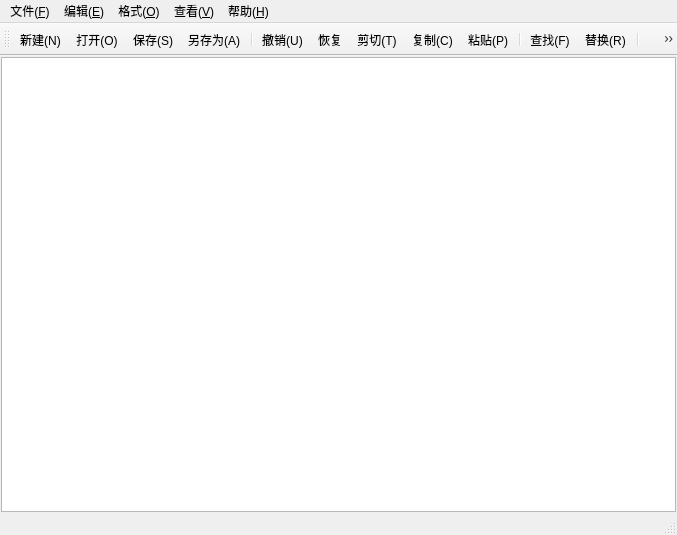
<?xml version="1.0" encoding="UTF-8"?>
<ui version="4.0">
 <class>MainWindow</class>
 <widget class="QMainWindow" name="MainWindow">
  <property name="geometry">
   <rect>
    <x>0</x>
    <y>0</y>
    <width>677</width>
    <height>535</height>
   </rect>
  </property>
  <property name="windowTitle">
   <string>MainWindow</string>
  </property>
  <widget class="QWidget" name="centralwidget">
   <layout class="QGridLayout" name="gridLayout">
    <property name="leftMargin">
     <number>1</number>
    </property>
    <property name="topMargin">
     <number>1</number>
    </property>
    <property name="rightMargin">
     <number>1</number>
    </property>
    <property name="bottomMargin">
     <number>1</number>
    </property>
    <item row="0" column="0">
     <widget class="CodeEditor" name="textEdit"/>
    </item>
   </layout>
  </widget>
  <widget class="QMenuBar" name="menubar">
   <property name="geometry">
    <rect>
     <x>0</x>
     <y>0</y>
     <width>677</width>
     <height>24</height>
    </rect>
   </property>
   <widget class="QMenu" name="menu_F">
    <property name="title">
     <string>文件(&amp;F)</string>
    </property>
    <addaction name="actNew"/>
    <addaction name="actOpen"/>
    <addaction name="actSave"/>
    <addaction name="actSaveAs"/>
    <addaction name="separator"/>
    <addaction name="actExit"/>
   </widget>
   <widget class="QMenu" name="menu_E">
    <property name="title">
     <string>编辑(&amp;E)</string>
    </property>
    <addaction name="actUndo"/>
    <addaction name="actRedo"/>
    <addaction name="actCut"/>
    <addaction name="actCopy"/>
    <addaction name="actPaste"/>
    <addaction name="separator"/>
    <addaction name="actFind"/>
    <addaction name="actReplace"/>
    <addaction name="separator"/>
    <addaction name="actSelectAll"/>
   </widget>
   <widget class="QMenu" name="menu_O">
    <property name="title">
     <string>格式(&amp;O)</string>
    </property>
    <addaction name="actLineWrap"/>
    <addaction name="actShowLineNumber"/>
    <addaction name="actFont"/>
    <addaction name="actSetFontColor"/>
    <addaction name="separator"/>
    <addaction name="actSetFontBackgroundColor"/>
    <addaction name="actSetEditorBackgroundColor"/>
   </widget>
   <widget class="QMenu" name="menu_V">
    <property name="title">
     <string>查看(&amp;V)</string>
    </property>
    <addaction name="actShowToolsBar"/>
    <addaction name="actShowStatusBar"/>
   </widget>
   <widget class="QMenu" name="menu_H">
    <property name="title">
     <string>帮助(&amp;H)</string>
    </property>
    <addaction name="actAbout"/>
   </widget>
   <addaction name="menu_F"/>
   <addaction name="menu_E"/>
   <addaction name="menu_O"/>
   <addaction name="menu_V"/>
   <addaction name="menu_H"/>
  </widget>
  <widget class="QStatusBar" name="statusbar"/>
  <widget class="QToolBar" name="toolBar">
   <property name="windowTitle">
    <string>toolBar</string>
   </property>
   <attribute name="toolBarArea">
    <enum>TopToolBarArea</enum>
   </attribute>
   <attribute name="toolBarBreak">
    <bool>false</bool>
   </attribute>
   <addaction name="actNew"/>
   <addaction name="actOpen"/>
   <addaction name="actSave"/>
   <addaction name="actSaveAs"/>
   <addaction name="separator"/>
   <addaction name="actUndo"/>
   <addaction name="actRedo"/>
   <addaction name="actCut"/>
   <addaction name="actCopy"/>
   <addaction name="actPaste"/>
   <addaction name="separator"/>
   <addaction name="actFind"/>
   <addaction name="actReplace"/>
   <addaction name="separator"/>
   <addaction name="actFont"/>
   <addaction name="actShowLineNumber"/>
   <addaction name="actLineWrap"/>
   <addaction name="separator"/>
   <addaction name="actShowToolsBar"/>
   <addaction name="actShowStatusBar"/>
  </widget>
  <action name="actNew">
   <property name="icon">
    <iconset resource="res.qrc">
     <normaloff>:/images/New.svg</normaloff>:/images/New.svg</iconset>
   </property>
   <property name="text">
    <string>新建(&amp;N)</string>
   </property>
   <property name="toolTip">
    <string>新建</string>
   </property>
   <property name="shortcut">
    <string>Ctrl+N</string>
   </property>
   <property name="menuRole">
    <enum>QAction::MenuRole::NoRole</enum>
   </property>
  </action>
  <action name="actOpen">
   <property name="icon">
    <iconset resource="res.qrc">
     <normaloff>:/images/Open.svg</normaloff>:/images/Open.svg</iconset>
   </property>
   <property name="text">
    <string>打开(&amp;O)</string>
   </property>
   <property name="toolTip">
    <string>打开</string>
   </property>
   <property name="shortcut">
    <string>Ctrl+O</string>
   </property>
   <property name="menuRole">
    <enum>QAction::MenuRole::NoRole</enum>
   </property>
  </action>
  <action name="actSave">
   <property name="icon">
    <iconset resource="res.qrc">
     <normaloff>:/images/Save.svg</normaloff>:/images/Save.svg</iconset>
   </property>
   <property name="text">
    <string>保存(&amp;S)</string>
   </property>
   <property name="toolTip">
    <string>保存</string>
   </property>
   <property name="shortcut">
    <string>Ctrl+S</string>
   </property>
   <property name="menuRole">
    <enum>QAction::MenuRole::NoRole</enum>
   </property>
  </action>
  <action name="actSaveAs">
   <property name="icon">
    <iconset resource="res.qrc">
     <normaloff>:/images/SaveAs.svg</normaloff>:/images/SaveAs.svg</iconset>
   </property>
   <property name="text">
    <string>另存为(&amp;A)</string>
   </property>
   <property name="toolTip">
    <string>另存为</string>
   </property>
   <property name="menuRole">
    <enum>QAction::MenuRole::NoRole</enum>
   </property>
  </action>
  <action name="actExit">
   <property name="icon">
    <iconset resource="res.qrc">
     <normaloff>:/images/Exit.svg</normaloff>:/images/Exit.svg</iconset>
   </property>
   <property name="text">
    <string>退出(&amp;X)</string>
   </property>
   <property name="toolTip">
    <string>退出</string>
   </property>
   <property name="menuRole">
    <enum>QAction::MenuRole::NoRole</enum>
   </property>
  </action>
  <action name="actUndo">
   <property name="icon">
    <iconset resource="res.qrc">
     <normaloff>:/images/Undo.svg</normaloff>:/images/Undo.svg</iconset>
   </property>
   <property name="text">
    <string>撤销(&amp;U)</string>
   </property>
   <property name="toolTip">
    <string>撤销</string>
   </property>
   <property name="shortcut">
    <string>Ctrl+Z</string>
   </property>
   <property name="menuRole">
    <enum>QAction::MenuRole::NoRole</enum>
   </property>
  </action>
  <action name="actCut">
   <property name="icon">
    <iconset resource="res.qrc">
     <normaloff>:/images/Cut.svg</normaloff>:/images/Cut.svg</iconset>
   </property>
   <property name="text">
    <string>剪切(&amp;T)</string>
   </property>
   <property name="toolTip">
    <string>剪切</string>
   </property>
   <property name="shortcut">
    <string>Ctrl+X</string>
   </property>
   <property name="menuRole">
    <enum>QAction::MenuRole::NoRole</enum>
   </property>
  </action>
  <action name="actCopy">
   <property name="icon">
    <iconset resource="res.qrc">
     <normaloff>:/images/Copy.svg</normaloff>:/images/Copy.svg</iconset>
   </property>
   <property name="text">
    <string>复制(&amp;C)</string>
   </property>
   <property name="toolTip">
    <string>复制</string>
   </property>
   <property name="shortcut">
    <string>Ctrl+C</string>
   </property>
   <property name="menuRole">
    <enum>QAction::MenuRole::NoRole</enum>
   </property>
  </action>
  <action name="actPaste">
   <property name="icon">
    <iconset resource="res.qrc">
     <normaloff>:/images/Paste.svg</normaloff>:/images/Paste.svg</iconset>
   </property>
   <property name="text">
    <string>粘贴(&amp;P)</string>
   </property>
   <property name="toolTip">
    <string>粘贴</string>
   </property>
   <property name="shortcut">
    <string>Ctrl+V</string>
   </property>
   <property name="menuRole">
    <enum>QAction::MenuRole::NoRole</enum>
   </property>
  </action>
  <action name="actFind">
   <property name="icon">
    <iconset resource="res.qrc">
     <normaloff>:/images/Find.svg</normaloff>:/images/Find.svg</iconset>
   </property>
   <property name="text">
    <string>查找(&amp;F)</string>
   </property>
   <property name="toolTip">
    <string>查找</string>
   </property>
   <property name="shortcut">
    <string>Ctrl+F</string>
   </property>
   <property name="menuRole">
    <enum>QAction::MenuRole::NoRole</enum>
   </property>
  </action>
  <action name="actReplace">
   <property name="icon">
    <iconset resource="res.qrc">
     <normaloff>:/images/Replace.svg</normaloff>:/images/Replace.svg</iconset>
   </property>
   <property name="text">
    <string>替换(&amp;R)</string>
   </property>
   <property name="toolTip">
    <string>替换</string>
   </property>
   <property name="shortcut">
    <string>Ctrl+H</string>
   </property>
   <property name="menuRole">
    <enum>QAction::MenuRole::NoRole</enum>
   </property>
  </action>
  <action name="actFont">
   <property name="icon">
    <iconset resource="res.qrc">
     <normaloff>:/images/Font.svg</normaloff>:/images/Font.svg</iconset>
   </property>
   <property name="text">
    <string>字体(&amp;F)</string>
   </property>
   <property name="toolTip">
    <string>字体</string>
   </property>
   <property name="menuRole">
    <enum>QAction::MenuRole::NoRole</enum>
   </property>
  </action>
  <action name="actRedo">
   <property name="icon">
    <iconset resource="res.qrc">
     <normaloff>:/images/Redo.svg</normaloff>:/images/Redo.svg</iconset>
   </property>
   <property name="text">
    <string>恢复</string>
   </property>
   <property name="toolTip">
    <string>恢复</string>
   </property>
   <property name="shortcut">
    <string>Ctrl+Shift+Z</string>
   </property>
   <property name="menuRole">
    <enum>QAction::MenuRole::NoRole</enum>
   </property>
  </action>
  <action name="actSelectAll">
   <property name="icon">
    <iconset resource="res.qrc">
     <normaloff>:/images/SelectAll.svg</normaloff>:/images/SelectAll.svg</iconset>
   </property>
   <property name="text">
    <string>全选(&amp;A)</string>
   </property>
   <property name="toolTip">
    <string>全选</string>
   </property>
   <property name="shortcut">
    <string>Ctrl+A</string>
   </property>
   <property name="menuRole">
    <enum>QAction::MenuRole::NoRole</enum>
   </property>
  </action>
  <action name="actShowToolsBar">
   <property name="icon">
    <iconset resource="res.qrc">
     <normaloff>:/images/ToolsBar.svg</normaloff>:/images/ToolsBar.svg</iconset>
   </property>
   <property name="text">
    <string>工具栏(&amp;T)</string>
   </property>
   <property name="toolTip">
    <string>工具栏</string>
   </property>
   <property name="menuRole">
    <enum>QAction::MenuRole::NoRole</enum>
   </property>
  </action>
  <action name="actShowStatusBar">
   <property name="icon">
    <iconset resource="res.qrc">
     <normaloff>:/images/StatusBar.svg</normaloff>:/images/StatusBar.svg</iconset>
   </property>
   <property name="text">
    <string>状态栏(&amp;S)</string>
   </property>
   <property name="toolTip">
    <string>状态栏</string>
   </property>
   <property name="menuRole">
    <enum>QAction::MenuRole::NoRole</enum>
   </property>
  </action>
  <action name="actAbout">
   <property name="icon">
    <iconset resource="res.qrc">
     <normaloff>:/images/About.svg</normaloff>:/images/About.svg</iconset>
   </property>
   <property name="text">
    <string>关于(&amp;A)</string>
   </property>
   <property name="toolTip">
    <string>关于</string>
   </property>
   <property name="menuRole">
    <enum>QAction::MenuRole::NoRole</enum>
   </property>
  </action>
  <action name="actShowLineNumber">
   <property name="icon">
    <iconset resource="res.qrc">
     <normaloff>:/images/ShowLine.svg</normaloff>:/images/ShowLine.svg</iconset>
   </property>
   <property name="text">
    <string>显示行号</string>
   </property>
   <property name="toolTip">
    <string>显示行号</string>
   </property>
   <property name="shortcut">
    <string>Ctrl+L</string>
   </property>
   <property name="menuRole">
    <enum>QAction::MenuRole::NoRole</enum>
   </property>
  </action>
  <action name="actLineWrap">
   <property name="icon">
    <iconset resource="res.qrc">
     <normaloff>:/images/LineWrap.svg</normaloff>:/images/LineWrap.svg</iconset>
   </property>
   <property name="text">
    <string>自动换行(&amp;W)</string>
   </property>
   <property name="toolTip">
    <string>自动换行</string>
   </property>
   <property name="menuRole">
    <enum>QAction::MenuRole::NoRole</enum>
   </property>
  </action>
  <action name="actSetFontColor">
   <property name="icon">
    <iconset resource="res.qrc">
     <normaloff>:/images/FontColor.svg</normaloff>:/images/FontColor.svg</iconset>
   </property>
   <property name="text">
    <string>字体颜色</string>
   </property>
   <property name="toolTip">
    <string>设置字体颜色</string>
   </property>
   <property name="menuRole">
    <enum>QAction::MenuRole::NoRole</enum>
   </property>
  </action>
  <action name="actSetEditorBackgroundColor">
   <property name="icon">
    <iconset resource="res.qrc">
     <normaloff>:/images/EditorColor.svg</normaloff>:/images/EditorColor.svg</iconset>
   </property>
   <property name="text">
    <string>编辑器背景颜色</string>
   </property>
   <property name="toolTip">
    <string>设置编辑器背景颜色</string>
   </property>
   <property name="menuRole">
    <enum>QAction::MenuRole::NoRole</enum>
   </property>
  </action>
  <action name="actSetFontBackgroundColor">
   <property name="icon">
    <iconset resource="res.qrc">
     <normaloff>:/images/FrontBackColor.svg</normaloff>:/images/FrontBackColor.svg</iconset>
   </property>
   <property name="text">
    <string>字体背景颜色</string>
   </property>
   <property name="toolTip">
    <string>设置字体背景颜色</string>
   </property>
   <property name="menuRole">
    <enum>QAction::MenuRole::NoRole</enum>
   </property>
  </action>
 </widget>
 <customwidgets>
  <customwidget>
   <class>CodeEditor</class>
   <extends>QPlainTextEdit</extends>
   <header location="global">codeeditor.h</header>
  </customwidget>
 </customwidgets>
 <resources>
  <include location="res.qrc"/>
 </resources>
 <connections/>
</ui>
